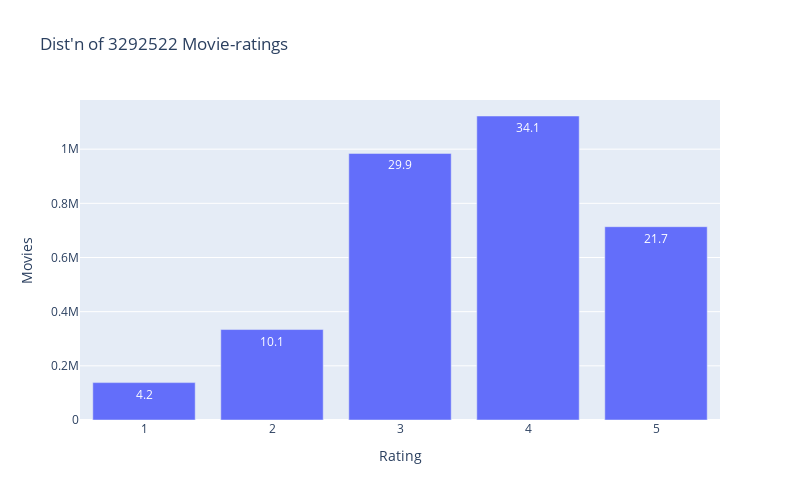

Source (notebook cell):
### Code cell
data = df['Rating'].value_counts()
trace = go.Bar(x = data.index, y = data.values, text = ['{:.1f}'.format(val) for val in (data.values/df.shape[0] * 100)],textposition='auto')
layout = dict(title = 'Dist\'n of {} Movie-ratings'.format(df.shape[0]), xaxis = dict(title = 'Rating'), yaxis = dict(title = 'Movies'),width=800,height=500)
fig = go.Figure(data=[trace],layout=layout)
iplot(fig)

### Figure 1 — Plotly figure (JSON) as saved in the notebook; plotly's stock layout.template omitted (floating-point values rounded to 4 significant figures)
{"data": [{"text": ["34.1", "29.9", "21.7", "10.1", "4.2"], "textposition": "auto", "type": "bar", "x": [4, 3, 5, 2, 1], "y": [1122436, 984313, 713761, 334008, 138004]}], "layout": {"height": 500, "title": {"text": "Dist'n of 3292522 Movie-ratings"}, "width": 800, "xaxis": {"title": {"text": "Rating"}}, "yaxis": {"title": {"text": "Movies"}}}}
